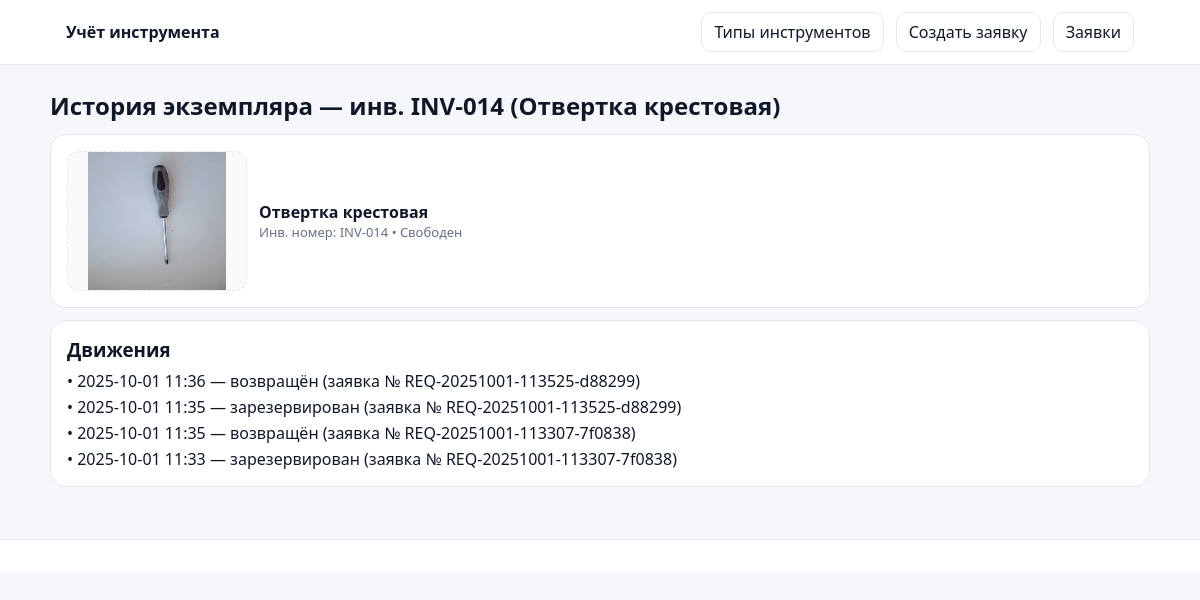
The page /items/14/history on the database its author committed.
### app.py (models this page shows, shortened)
class ToolItem(db.Model):
    __tablename__ = 'tool_item'
    id = db.Column(db.Integer, primary_key=True)
    type_id = db.Column(db.Integer, db.ForeignKey('tool_type.id'), nullable=False)
    inv = db.Column(db.String(64), nullable=False, unique=True)
    photo_filename = db.Column(db.String(255), nullable=False)
    is_blocked = db.Column(db.Boolean, default=False)
    ref_photos = db.relationship('ToolItemRefPhoto', backref='tool_item', cascade='all, delete-orphan')
    def photo_url(self):
        return url_for('uploaded_file', folder='items', filename=self.photo_filename) if self.photo_filename else None

class ToolType(db.Model):
    __tablename__ = 'tool_type'
    id = db.Column(db.Integer, primary_key=True)
    name = db.Column(db.String(160), nullable=False)
    photo_filename = db.Column(db.String(255), nullable=False)
    items = db.relationship('ToolItem', backref='type', cascade='all, delete-orphan')

class ToolMovement(db.Model):
    __tablename__ = 'tool_movement'
    id = db.Column(db.Integer, primary_key=True)
    item_id = db.Column(db.Integer, db.ForeignKey('tool_item.id'), nullable=False)
    request_id = db.Column(db.Integer, db.ForeignKey('request.id'), nullable=False)
    action = db.Column(db.String(32), nullable=False)
    ts = db.Column(db.DateTime, default=datetime.utcnow, nullable=False)
    item = db.relationship('ToolItem')
    request = db.relationship('Request')

class Request(db.Model):
    __tablename__ = 'request'
    id = db.Column(db.Integer, primary_key=True)
    code = db.Column(db.String(64), nullable=False, unique=True)
    status = db.Column(db.String(16), default='open')
    created_at = db.Column(db.DateTime, default=datetime.utcnow)
    closed_at = db.Column(db.DateTime, nullable=True)
    items = db.relationship('RequestToolItem', backref='request', cascade='all, delete-orphan')
    photos = db.relationship('RequestPhoto', backref='request', cascade='all, delete-orphan')

### app.py (the view)
@app.route('/items/<int:item_id>/history')
def item_history(item_id):
    item = ToolItem.query.get_or_404(item_id)
    moves = ToolMovement.query.filter_by(item_id=item_id).order_by(ToolMovement.ts.desc()).all()
    return render_template('item_history.html', item=item, moves=moves)

### app.py (called while the page is built)
def seed_example_if_empty():
    if ToolType.query.count() > 0:
        return

@app.before_request
def init_db():
    db.create_all()
    seed_example_if_empty()

### templates/item_history.html
{% extends 'base.html' %}
{% block content %}
<h2>История экземпляра — инв. {{ item.inv }} ({{ item.type.name }})</h2>
<div class="card">
  <div class="tool">
    <div class="thumb big"><img src="{{ item.photo_url() }}" alt="{{ item.inv }}"></div>
    <div class="tool-info">
      <div class="title">{{ item.type.name }}</div>
      <div class="muted">Инв. номер: {{ item.inv }} • {{ 'Заблокирован (в заявке)' if item.is_blocked else 'Свободен' }}</div>
    </div>
  </div>
</div>
<div class="card">
  <h3>Движения</h3>
  {% if moves|length == 0 %}
    <p class="muted">Пока нет записей.</p>
  {% else %}
    <div class="list">
      {% for m in moves %}
        <div>
          • {{ m.ts.strftime('%Y-%m-%d %H:%M') }} —
          {% if m.action == 'reserved' %}зарезервирован{% elif m.action == 'returned' %}возвращён{% elif m.action == 'unreserved' %}разрезервирован{% else %}{{ m.action }}{% endif %}
          (заявка № {{ m.request.code }})
        </div>
      {% endfor %}
    </div>
  {% endif %}
</div>
{% endblock %}

### templates/base.html (shortened to what this page needs)
<!doctype html>
<html lang="ru">
<head>
  <link href="{{ url_for('static', filename='styles.css') }}" rel="stylesheet">
</head>
<body>
  <header class="header">
    <div class="container header-inner">
      <div class="brand">Учёт инструмента</div>
      <nav class="nav">
        <a href="{{ url_for('types_list') }}" class="btn {% if request.endpoint in ['types_list','type_edit'] %}btn-primary{% else %}btn-outline{% endif %}">Типы инструментов</a>
        <a href="{{ url_for('new_request') }}" class="btn {% if request.endpoint=='new_request' %}btn-primary{% else %}btn-outline{% endif %}">Создать заявку</a>
        <a href="{{ url_for('requests_list') }}" class="btn {% if request.endpoint=='requests_list' %}btn-primary{% else %}btn-outline{% endif %}">Заявки</a>
      </nav>
    </div>
  </header>
  <main class="container main">
    {% block content %}{% endblock %}
  </main>
  <footer class="footer">
  </footer>
</body>
</html>

### static/styles.css (style rules this page uses)
:root { --bg:#f5f7fb; --card:#fff; --border:#e6e8ef; --text:#101828; --muted:#667085; --ok:#16a34a; --warn:#b45309; --danger:#dc2626 }
* { box-sizing:border-box }
body { margin:0; font-family:system-ui,-apple-system,Segoe UI,Roboto,Ubuntu,'Helvetica Neue',Arial,sans-serif; color:var(--text); background:var(--bg) }
.container { max-width:1100px;margin:0 auto;padding:0 16px }
.header { position:sticky;top:0;z-index:10;background:#fff;border-bottom:1px solid var(--border) }
.header-inner { display:flex;align-items:center;justify-content:space-between;height:64px }
.brand { font-weight:600 }
.nav .btn { margin-left:8px }
.main { padding:16px 0 40px }
.footer { border-top:1px solid var(--border);padding:16px 0;color:var(--muted);text-align:center;background:#fff }
h2 { margin:8px 0 12px 0 }
h3 { margin:0 0 8px 0 }
.muted { color:var(--muted);font-size:13px }
.btn { display:inline-block;padding:8px 12px;border-radius:10px;border:1px solid var(--border); text-decoration:none;color:var(--text);background:#fff;cursor:pointer;transition:all .15s }
.btn-outline { background:#fff }
.card { background:var(--card); border:1px solid var(--border); border-radius:16px; padding:16px; margin-bottom:12px; overflow:visible; }
.list { display:grid;gap:4px;margin-top:8px }
.tool { display:flex;gap:12px;align-items:center }
.thumb { width:140px;height:110px;border:1px dashed var(--border);border-radius:12px; display:flex;align-items:center;justify-content:center;overflow:hidden;background:#fafafa }
.thumb.big { width:180px;height:140px }
.thumb img { width:100%;height:100%;object-fit:contain }
.tool-info .title { font-weight:600 }

### rows shown on the page
ToolItem: inv "INV-014", photo_url (picture), is_blocked "Свободен"
ToolType: type.name "Отвертка крестовая"
ToolMovement: ts "2025-10-01 11:36", action "возвращён", request.code "REQ-20251001-113525-d88299"
ToolMovement: ts "2025-10-01 11:35", action "зарезервирован", request.code "REQ-20251001-113525-d88299"
ToolMovement: ts "2025-10-01 11:35", action "возвращён", request.code "REQ-20251001-113307-7f0838"
ToolMovement: ts "2025-10-01 11:33", action "зарезервирован", request.code "REQ-20251001-113307-7f0838"
